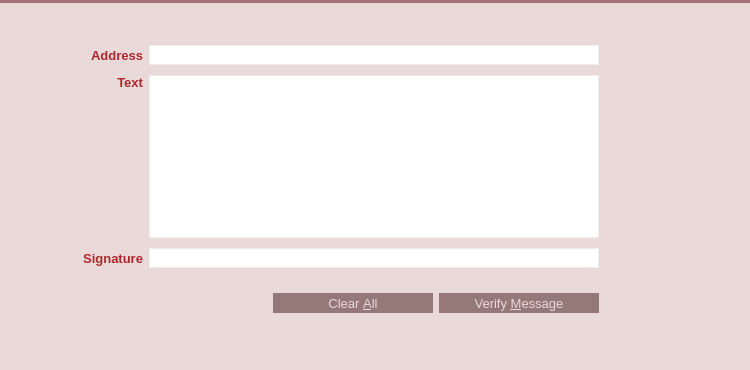
<?xml version="1.0" encoding="UTF-8"?>
<ui version="4.0">
 <class>VerifyMessagePage</class>
 <widget class="QWidget" name="VerifyMessagePage">
  <property name="geometry">
   <rect>
    <x>0</x>
    <y>0</y>
    <width>750</width>
    <height>370</height>
   </rect>
  </property>
  <property name="palette">
   <palette>
    <active>
     <colorrole role="Button">
      <brush brushstyle="SolidPattern">
       <color alpha="255">
        <red>233</red>
        <green>217</green>
        <blue>216</blue>
       </color>
      </brush>
     </colorrole>
     <colorrole role="Base">
      <brush brushstyle="SolidPattern">
       <color alpha="255">
        <red>233</red>
        <green>217</green>
        <blue>216</blue>
       </color>
      </brush>
     </colorrole>
     <colorrole role="Window">
      <brush brushstyle="SolidPattern">
       <color alpha="255">
        <red>233</red>
        <green>217</green>
        <blue>216</blue>
       </color>
      </brush>
     </colorrole>
     <colorrole role="Highlight">
      <brush brushstyle="SolidPattern">
       <color alpha="255">
        <red>235</red>
        <green>235</green>
        <blue>235</blue>
       </color>
      </brush>
     </colorrole>
     <colorrole role="HighlightedText">
      <brush brushstyle="SolidPattern">
       <color alpha="255">
        <red>171</red>
        <green>127</green>
        <blue>130</blue>
       </color>
      </brush>
     </colorrole>
    </active>
    <inactive>
     <colorrole role="Button">
      <brush brushstyle="SolidPattern">
       <color alpha="255">
        <red>233</red>
        <green>217</green>
        <blue>216</blue>
       </color>
      </brush>
     </colorrole>
     <colorrole role="Base">
      <brush brushstyle="SolidPattern">
       <color alpha="255">
        <red>233</red>
        <green>217</green>
        <blue>216</blue>
       </color>
      </brush>
     </colorrole>
     <colorrole role="Window">
      <brush brushstyle="SolidPattern">
       <color alpha="255">
        <red>233</red>
        <green>217</green>
        <blue>216</blue>
       </color>
      </brush>
     </colorrole>
     <colorrole role="Highlight">
      <brush brushstyle="SolidPattern">
       <color alpha="255">
        <red>235</red>
        <green>235</green>
        <blue>235</blue>
       </color>
      </brush>
     </colorrole>
     <colorrole role="HighlightedText">
      <brush brushstyle="SolidPattern">
       <color alpha="255">
        <red>171</red>
        <green>127</green>
        <blue>130</blue>
       </color>
      </brush>
     </colorrole>
    </inactive>
    <disabled>
     <colorrole role="Button">
      <brush brushstyle="SolidPattern">
       <color alpha="255">
        <red>233</red>
        <green>217</green>
        <blue>216</blue>
       </color>
      </brush>
     </colorrole>
     <colorrole role="Base">
      <brush brushstyle="SolidPattern">
       <color alpha="255">
        <red>233</red>
        <green>217</green>
        <blue>216</blue>
       </color>
      </brush>
     </colorrole>
     <colorrole role="Window">
      <brush brushstyle="SolidPattern">
       <color alpha="255">
        <red>233</red>
        <green>217</green>
        <blue>216</blue>
       </color>
      </brush>
     </colorrole>
     <colorrole role="Highlight">
      <brush brushstyle="SolidPattern">
       <color alpha="255">
        <red>240</red>
        <green>240</green>
        <blue>240</blue>
       </color>
      </brush>
     </colorrole>
     <colorrole role="HighlightedText">
      <brush brushstyle="SolidPattern">
       <color alpha="255">
        <red>171</red>
        <green>127</green>
        <blue>130</blue>
       </color>
      </brush>
     </colorrole>
    </disabled>
   </palette>
  </property>
  <property name="windowTitle">
   <string>Form</string>
  </property>
  <property name="styleSheet">
   <string notr="true">QLineEdit {
	border: 1px solid #ededed;
}
</string>
  </property>
  <layout class="QVBoxLayout" name="verticalLayout_3">
   <property name="spacing">
    <number>0</number>
   </property>
   <property name="margin">
    <number>0</number>
   </property>
   <item>
    <widget class="Line" name="lineBeforeAddressBook_3">
     <property name="styleSheet">
      <string notr="true">background-color: #A37276;</string>
     </property>
     <property name="frameShadow">
      <enum>QFrame::Raised</enum>
     </property>
     <property name="lineWidth">
      <number>0</number>
     </property>
     <property name="orientation">
      <enum>Qt::Horizontal</enum>
     </property>
    </widget>
   </item>
   <item>
    <widget class="QWidget" name="wHeader" native="true">
     <property name="minimumSize">
      <size>
       <width>0</width>
       <height>32</height>
      </size>
     </property>
     <property name="maximumSize">
      <size>
       <width>16777215</width>
       <height>32</height>
      </size>
     </property>
     <property name="is_header" stdset="0">
      <bool>true</bool>
     </property>
     <layout class="QHBoxLayout" name="horizontalLayout_20">
      <property name="margin">
       <number>0</number>
      </property>
      <item>
       <spacer name="horizontalSpacer_28">
        <property name="orientation">
         <enum>Qt::Horizontal</enum>
        </property>
        <property name="sizeType">
         <enum>QSizePolicy::Fixed</enum>
        </property>
        <property name="sizeHint" stdset="0">
         <size>
          <width>7</width>
          <height>20</height>
         </size>
        </property>
       </spacer>
      </item>
      <item>
       <widget class="QLabel" name="label_37">
        <property name="sizePolicy">
         <sizepolicy hsizetype="Preferred" vsizetype="Preferred">
          <horstretch>0</horstretch>
          <verstretch>0</verstretch>
         </sizepolicy>
        </property>
        <property name="minimumSize">
         <size>
          <width>30</width>
          <height>30</height>
         </size>
        </property>
        <property name="maximumSize">
         <size>
          <width>30</width>
          <height>30</height>
         </size>
        </property>
        <property name="text">
         <string/>
        </property>
        <property name="pixmap">
         <pixmap resource="../res.qrc">:/res/verify_sign.png</pixmap>
        </property>
       </widget>
      </item>
      <item>
       <widget class="QLabel" name="label_38">
        <property name="font">
         <font>
          <pointsize>11</pointsize>
          <stylestrategy>PreferAntialias</stylestrategy>
         </font>
        </property>
        <property name="styleSheet">
         <string notr="true">QLabel {
	color: #E9D9D8;
}</string>
        </property>
        <property name="text">
         <string>Verify Message</string>
        </property>
       </widget>
      </item>
     </layout>
    </widget>
   </item>
   <item>
    <widget class="QWidget" name="wContainer" native="true">
     <property name="styleSheet">
      <string notr="true">#wContainer {
	background-color: #E9D9D8;
}</string>
     </property>
     <layout class="QVBoxLayout" name="verticalLayout_2">
      <property name="spacing">
       <number>0</number>
      </property>
      <property name="margin">
       <number>0</number>
      </property>
      <item>
       <layout class="QHBoxLayout" name="horizontalLayout" stretch="1,7,1">
        <property name="spacing">
         <number>0</number>
        </property>
        <item>
         <spacer name="horizontalSpacer_29">
          <property name="orientation">
           <enum>Qt::Horizontal</enum>
          </property>
          <property name="sizeHint" stdset="0">
           <size>
            <width>136</width>
            <height>216</height>
           </size>
          </property>
         </spacer>
        </item>
        <item>
         <layout class="QVBoxLayout" name="verticalLayout">
          <item>
         <layout class="QGridLayout" name="gridLayout_5">
            <property name="topMargin">
             <number>6</number>
            </property>
            <property name="bottomMargin">
             <number>3</number>
            </property>
          <property name="spacing">
           <number>6</number>
          </property>
            <item row="0" column="3">
             <widget class="QLabel" name="label">
              <property name="minimumSize">
               <size>
                <width>28</width>
                <height>0</height>
               </size>
              </property>
              <property name="font">
               <font>
                <pointsize>10</pointsize>
                <weight>75</weight>
                <bold>true</bold>
               </font>
              </property>
              <property name="text">
               <string/>
              </property>
              <property name="alignment">
               <set>Qt::AlignCenter</set>
              </property>
              <property name="wordWrap">
               <bool>false</bool>
              </property>
             </widget>
            </item>
          <item row="2" column="0">
           <widget class="QLabel" name="label_40">
            <property name="font">
             <font>
              <pointsize>10</pointsize>
              <weight>75</weight>
              <bold>true</bold>
             </font>
            </property>
            <property name="styleSheet">
             <string notr="true">QLabel {
	color: #AF272E;
}</string>
            </property>
            <property name="text">
             <string>Signature</string>
            </property>
            <property name="alignment">
             <set>Qt::AlignRight|Qt::AlignTrailing|Qt::AlignVCenter</set>
            </property>
            <property name="margin">
             <number>5</number>
            </property>
           </widget>
          </item>
          <item row="2" column="1">
           <widget class="QValidatedLineEdit" name="signatureIn_VM">
            <property name="minimumSize">
             <size>
              <width>0</width>
              <height>20</height>
             </size>
            </property>
            <property name="font">
             <font>
              <pointsize>10</pointsize>
             </font>
            </property>
            <property name="readOnly">
             <bool>false</bool>
            </property>
           </widget>
          </item>
          <item row="1" column="0">
           <widget class="QLabel" name="label_41">
            <property name="font">
             <font>
              <pointsize>10</pointsize>
              <weight>75</weight>
              <bold>true</bold>
             </font>
            </property>
            <property name="styleSheet">
             <string notr="true">QLabel {
	color: #AF272E;
}</string>
            </property>
            <property name="text">
             <string>Text</string>
            </property>
            <property name="alignment">
             <set>Qt::AlignRight|Qt::AlignTop|Qt::AlignTrailing</set>
            </property>
            <property name="margin">
             <number>5</number>
            </property>
           </widget>
          </item>
          <item row="1" column="1">
           <widget class="QPlainTextEdit" name="messageIn_VM">
            <property name="font">
             <font>
              <pointsize>10</pointsize>
             </font>
            </property>
            <property name="styleSheet">
             <string notr="true">QPlainTextEdit {
	border: 1px solid #ededed;
}</string>
            </property>
            <property name="plainText">
             <string/>
            </property>
            <property name="backgroundVisible">
             <bool>false</bool>
            </property>
           </widget>
          </item>
          <item row="0" column="0">
           <widget class="QLabel" name="label_39">
            <property name="font">
             <font>
              <pointsize>10</pointsize>
              <weight>75</weight>
              <bold>true</bold>
             </font>
            </property>
            <property name="styleSheet">
             <string notr="true">QLabel {
	color: #AF272E;
}</string>
            </property>
            <property name="text">
             <string>Address</string>
            </property>
            <property name="alignment">
             <set>Qt::AlignRight|Qt::AlignTrailing|Qt::AlignVCenter</set>
            </property>
            <property name="margin">
             <number>5</number>
            </property>
           </widget>
          </item>
          <item row="0" column="1">
           <widget class="QValidatedLineEdit" name="addressIn_VM">
            <property name="minimumSize">
             <size>
              <width>0</width>
              <height>20</height>
             </size>
            </property>
            <property name="font">
             <font>
              <pointsize>10</pointsize>
             </font>
            </property>
            <property name="toolTip">
             <string>The address the message was signed with (e.g. MNS17iag9jJgTHD1VXjvLCEnZuQ3rJDE9L)</string>
            </property>
            <property name="maxLength">
             <number>34</number>
            </property>
           </widget>
          </item>
          <item row="0" column="2">
           <widget class="QPushButton" name="addressBookButton_VM">
            <property name="minimumSize">
             <size>
              <width>28</width>
              <height>28</height>
             </size>
            </property>
            <property name="maximumSize">
             <size>
              <width>28</width>
              <height>28</height>
             </size>
            </property>
            <property name="toolTip">
             <string>Choose an address from the address book</string>
            </property>
            <property name="styleSheet">
             <string notr="true">QPushButton {
	border: 0px solid gray;
	image: url(:/res/addressbook/normal.png);	
}

QPushButton:!enabled {
	image: url(:/res/addressbook/disabled.png);
}

QPushButton:pressed:flat {
	image: url(:/res/addressbook/pressed.png);
}

QPushButton:hover {
	image: url(:/res/addressbook/hover.png);
}</string>
            </property>
            <property name="shortcut">
             <string>Alt+A</string>
            </property>
            <property name="flat">
             <bool>true</bool>
            </property>
           </widget>
          </item>
            <item row="2" column="2">
             <widget class="QLabel" name="label_2">
              <property name="minimumSize">
               <size>
                <width>28</width>
                <height>28</height>
               </size>
              </property>
            <property name="font">
             <font>
              <pointsize>10</pointsize>
              <weight>75</weight>
              <bold>true</bold>
             </font>
            </property>
            <property name="text">
             <string/>
            </property>
            <property name="alignment">
             <set>Qt::AlignCenter</set>
            </property>
            <property name="wordWrap">
             <bool>false</bool>
            </property>
           </widget>
          </item>
         </layout>
        </item>
        <item>
           <widget class="QLabel" name="statusLabel_VM">
            <property name="font">
             <font>
              <pointsize>10</pointsize>
              <weight>75</weight>
              <bold>true</bold>
             </font>
            </property>
            <property name="text">
             <string/>
            </property>
            <property name="alignment">
             <set>Qt::AlignCenter</set>
            </property>
            <property name="wordWrap">
             <bool>true</bool>
            </property>
           </widget>
          </item>
          <item>
           <widget class="QWidget" name="wAcceptHolder" native="true">
            <property name="minimumSize">
             <size>
              <width>0</width>
              <height>26</height>
             </size>
            </property>
            <layout class="QHBoxLayout" name="horizontalLayout_22">
             <property name="margin">
              <number>0</number>
             </property>
             <item>
              <spacer name="horizontalSpacer_30">
               <property name="orientation">
                <enum>Qt::Horizontal</enum>
               </property>
               <property name="sizeHint" stdset="0">
                <size>
                 <width>40</width>
                 <height>20</height>
                </size>
               </property>
              </spacer>
             </item>
             <item>
              <widget class="QPushButton" name="clearButton_VM">
               <property name="minimumSize">
                <size>
                 <width>160</width>
                 <height>20</height>
                </size>
               </property>
               <property name="maximumSize">
                <size>
                 <width>160</width>
                 <height>20</height>
                </size>
               </property>
               <property name="font">
                <font>
                 <pointsize>10</pointsize>
                 <stylestrategy>PreferAntialias</stylestrategy>
                </font>
               </property>
               <property name="toolTip">
                <string>Reset all verify message fields</string>
               </property>
               <property name="styleSheet">
                <string notr="true">QPushButton {
	background-color: #947978;
	color: #E9D9D8;
	border: 0px solid gray;
	max-height: 20px;
	min-height: 20px;
	max-width: 160px;
	min-width: 160px;
}

QPushButton:hover {
	background-color: #AF272E;
}

QPushButton:pressed:flat {
	background-color: #9D0B17;
}</string>
               </property>
               <property name="text">
                <string>Clear &amp;All</string>
               </property>
               <property name="flat">
                <bool>true</bool>
               </property>
              </widget>
             </item>
             <item>
              <widget class="QPushButton" name="verifyMessageButton_VM">
               <property name="font">
                <font>
                 <pointsize>10</pointsize>
                 <stylestrategy>PreferAntialias</stylestrategy>
                </font>
               </property>
               <property name="toolTip">
                <string>Verify the message to ensure it was signed with the specified Megacoin address</string>
               </property>
               <property name="styleSheet">
                <string notr="true">QPushButton {
	background-color: #947978;
	color: #E9D9D8;
	border: 0px solid gray;
	max-height: 20px;
	min-height: 20px;
	max-width: 160px;
	min-width: 160px;
}

QPushButton:hover {
	background-color: #AF272E;
}

QPushButton:pressed:flat {
	background-color: #9D0B17;
}</string>
               </property>
               <property name="text">
                <string>Verify &amp;Message</string>
               </property>
               <property name="flat">
                <bool>true</bool>
               </property>
              </widget>
             </item>
             <item>
              <spacer name="horizontalSpacer">
               <property name="orientation">
                <enum>Qt::Horizontal</enum>
               </property>
               <property name="sizeType">
                <enum>QSizePolicy::Fixed</enum>
               </property>
               <property name="sizeHint" stdset="0">
                <size>
                 <width>68</width>
                 <height>20</height>
                </size>
               </property>
              </spacer>
             </item>
            </layout>
           </widget>
          </item>
         </layout>
        </item>
        <item>
         <spacer name="horizontalSpacer_31">
          <property name="orientation">
           <enum>Qt::Horizontal</enum>
          </property>
          <property name="sizeHint" stdset="0">
           <size>
            <width>136</width>
            <height>20</height>
           </size>
          </property>
         </spacer>
        </item>
       </layout>
      </item>
      <item>
       <spacer name="verticalSpacer">
        <property name="orientation">
         <enum>Qt::Vertical</enum>
        </property>
        <property name="sizeHint" stdset="0">
         <size>
          <width>20</width>
          <height>82</height>
         </size>
        </property>
       </spacer>
      </item>
     </layout>
    </widget>
   </item>
  </layout>
 </widget>
 <customwidgets>
  <customwidget>
   <class>QValidatedLineEdit</class>
   <extends>QLineEdit</extends>
   <header>qvalidatedlineedit.h</header>
  </customwidget>
 </customwidgets>
 <resources>
  <include location="../res.qrc"/>
 </resources>
 <connections/>
</ui>
